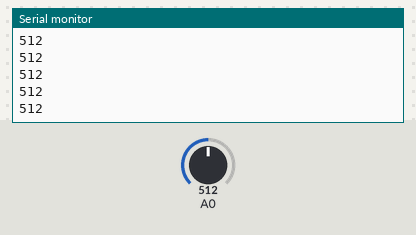
Simulated run of this sketch. Board: Arduino Uno, built with avr-gcc and run on an emulated ATmega328P. Shown: the last lines printed to the serial monitor. The inputs (shaded band) are chosen by the test bench; at power-on: A0 = 512.

Above: at 1.2 s.
1.3 s: A0 set to 716
At 2.1 s:
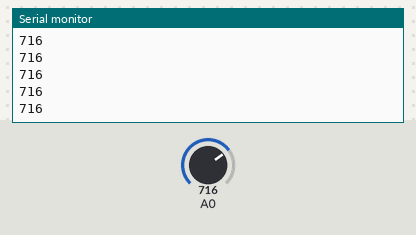
2.8 s: A0 set to 900
At 3.4 s:
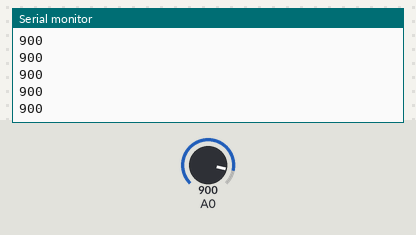
Timing chart, 0 to 5.8 s (numbered marks = the images above; inputs shaded):
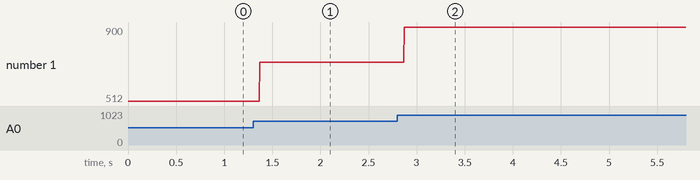

The sketch:

shoutingVegetable.ino
```cpp
void setup() {
  Serial.begin(9600); // ouvrir la connexion série

}

void loop() {
  int value = analogRead(0); // lire la valeur sur la pin A0 et la stocker dans une variable entière
  Serial.println(value); // imprimmer le contenu de la variable dans le moniteur série
}
```

Measured:
- after the input at 1.3 s, the serial monitor: prints a new line after 0.07 s (image 1)
- after the input at 2.8 s, the serial monitor: prints a new line after 0.07 s (image 2)
- plotted number 1: 512 → 716 after the input at 1.3 s, 716 → 900 after the input at 2.8 s
